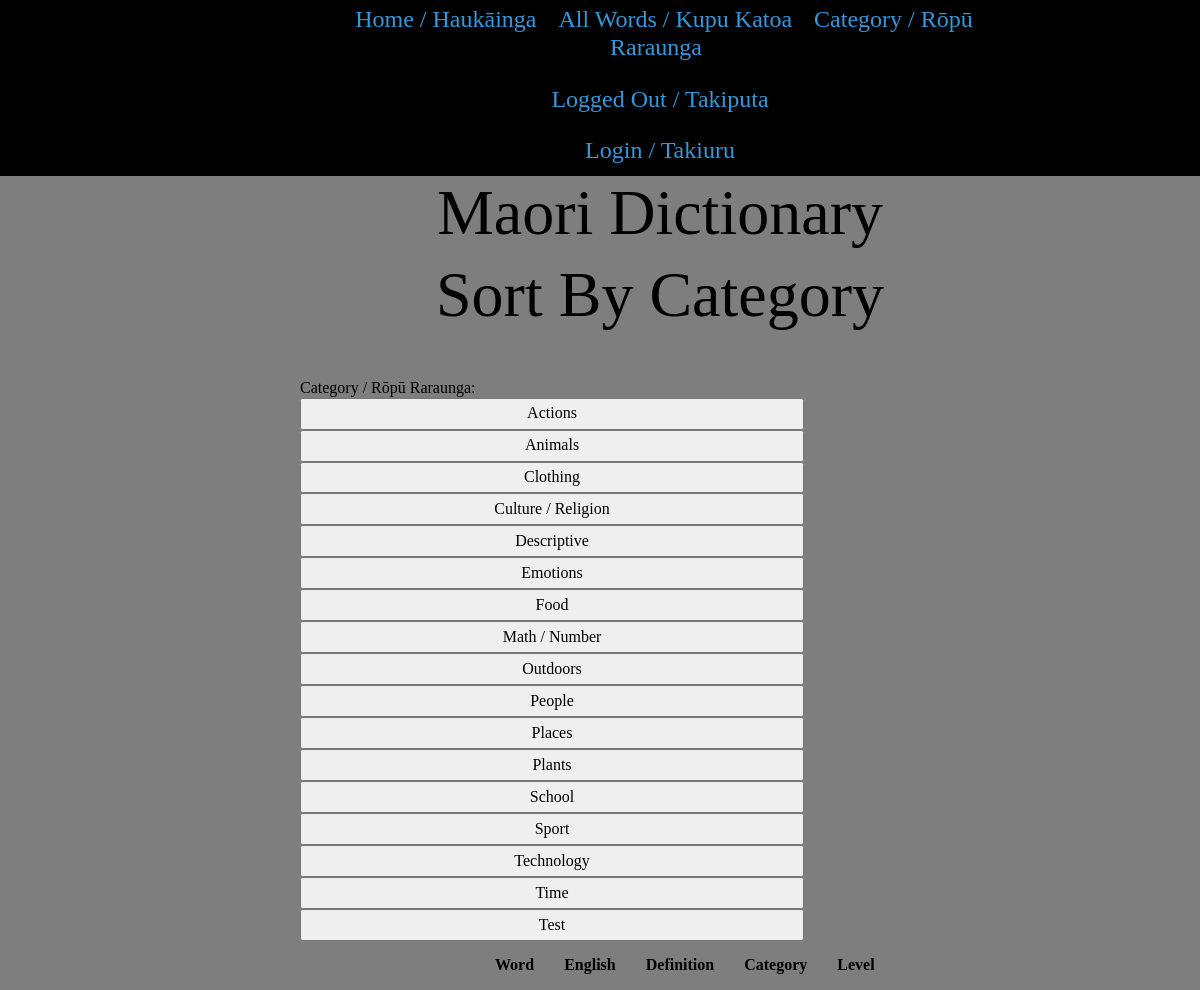
Page /category on the earlier database version.
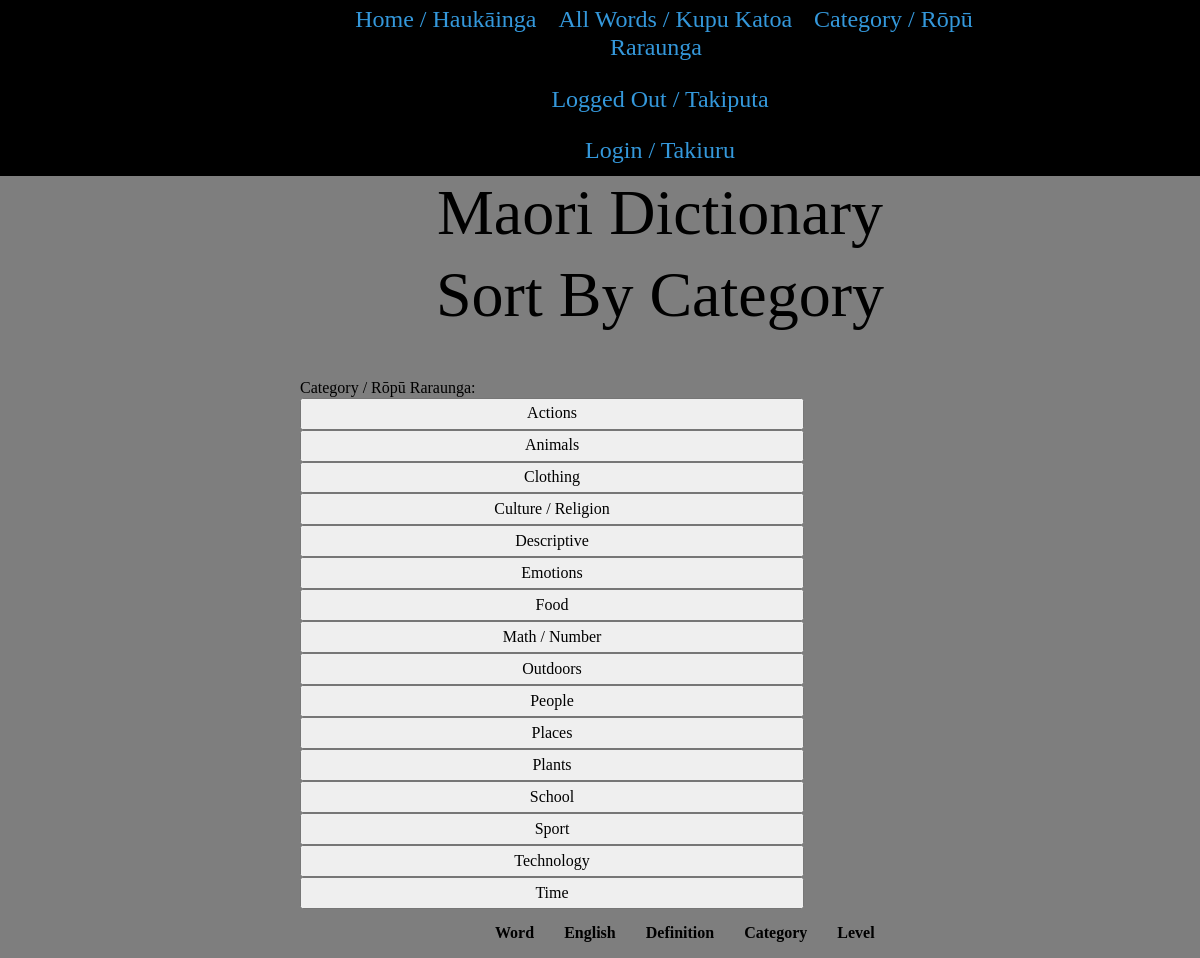
Same page on the later database version.
### tables this page shows
CREATE TABLE "Category"
(
    Id       integer
        primary key autoincrement
        unique,
    Category varchar(20)
);

### app.py (the view, shortened to what this page needs)
@app.route('/category', methods=['GET', 'POST'])
def categories():
    con = create_connection(DATABASE)
    query = "SELECT * FROM Category"
    cur = con.cursor()
    cur.execute(query)
    category = cur.fetchall()
    con.close()
    return render_template('category.html', categories=category, words=[],
                           logged_in=is_logged_in(), teacher=is_teacher())

### app.py (called while the page is built)
def create_connection(db_file):
    try:
        connection = sqlite3.connect(db_file)
        return connection
    except Error as e:
        print(e)
    return None

def is_logged_in():
    if session.get("email") is None:
        print("not logged in")
        return False
    else:
        print("logged in")
        return True

def is_teacher():
    if session.get("teacher") is None:
        print("not teacher")
        return False
    else:
        print("teacher")
        return True

### templates/category.html (shortened to what this page needs)
{% extends "base.html" %}
{% block main %}
<div>
    <header>
        <h1>Sort By Category</h1>
    </header>
    <div class="form-group">
        <div class="form-text-label">Category / Rōpū Raraunga:</div>
        <div class="form-element">
            {% for category in categories %}
            <form name="category" id="category" action="/category" method="post">
                    <input type="Submit" value="{{ category[1] }}" id="sort">
            </form>
            {% endfor %}
        </div>
    </div>
    <br>
    <div class="container">
        <table>
            <tr>
                <th>Word</th>
                <th>English</th>
                <th>Definition</th>
                <th>Category</th>
                <th>Level</th>
            </tr>
        </table>
    </div>
</div>
{% endblock %}

Differences in the rows shown:
removed Category: Category "Test"
